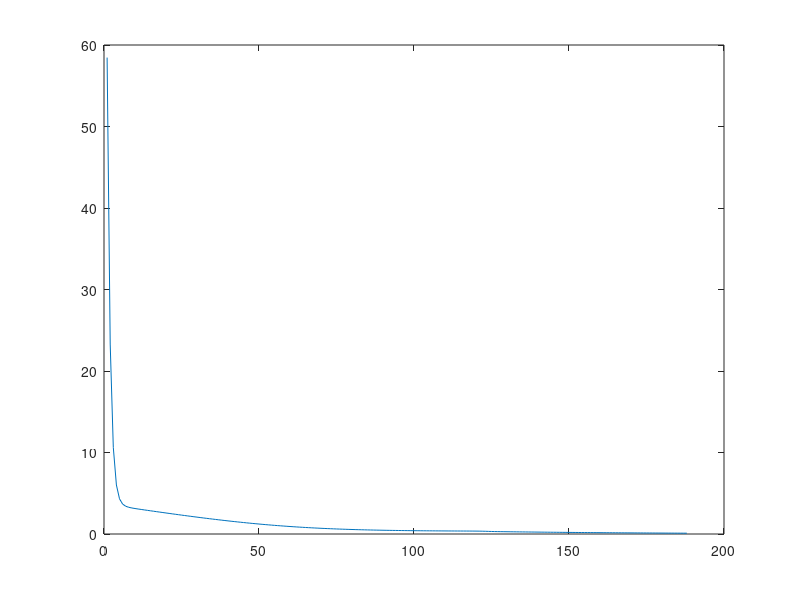

This chart was generated by the following MATLAB code:
fx0=inline('3*x(1)-cos(x(2)*x(3))-1.5');
fx1=inline('4*x(1)*x(1)-625*x(2)*x(2)+2*x(2)-1');
fx2=inline('exp(-x(1)*x(2))+20*x(3)+(10*pi-3)/3.');
Gx=inline('[fx0(x);fx1(x);fx2(x)]','x','fx0','fx1','fx2');
Fx=inline('.5*Gx(x,fx0,fx1,fx2).*Gx(x,fx0,fx1,fx2)',...
    'x','Gx','fx0','fx1','fx2');

dfx0=inline('[3,sin(x(2)*x(3))*x(3),sin(x(2)*x(3))*x(2)]');
dfx1=inline('[8*x(1),-1250*x(2)+2,0]');
dfx2=inline('[-x(2)*exp(-x(1)*x(2)),-x(1)*exp(-x(1)*x(2)),20]');
J_G=inline('[dfx0(x);dfx1(x);dfx2(x)]','x','dfx0','dfx1','dfx2');
dFx=inline('(J_G(x,dfx0,dfx1,dfx2))''*Gx(x,fx0,fx1,fx2)',...
    'x','J_G','dfx0','dfx1','dfx2','Gx','fx0','fx1','fx2');

gamma=1e-3;
x0=[0;0;0];
epsilon=0.1;
maxiter=1000;

iter=2;
xi=x0;
yi=sum(Fx(xi,Gx,fx0,fx1,fx2));

while iter<maxiter && yi(end)>epsilon
    xi=xi-gamma*dFx(xi,J_G,dfx0,dfx1,dfx2,Gx,fx0,fx1,fx2);
    yi(iter)=sum(Fx(xi,Gx,fx0,fx1,fx2));
    iter=iter+1;
end
plot(yi)